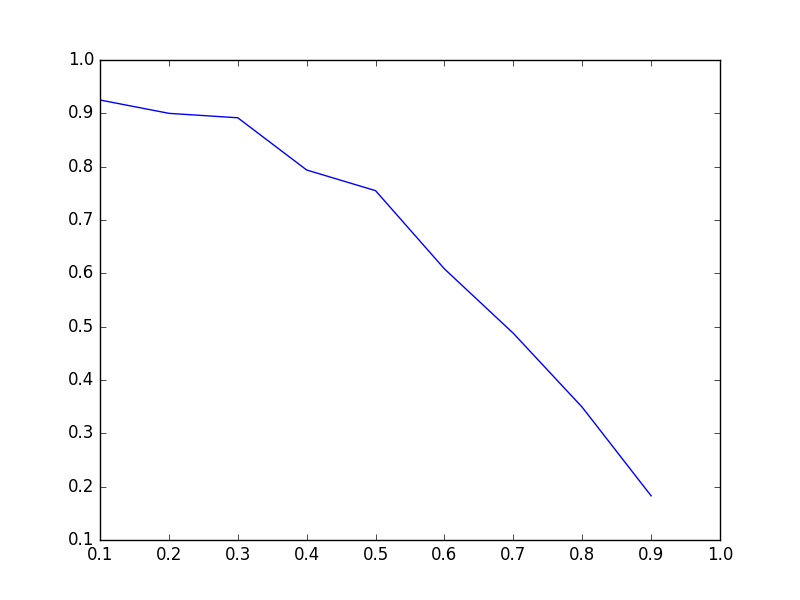

Write Python code to recreate this figure.
from matveev.task_3.dataset import Dataset


import numpy as np
import matplotlib.pyplot as plt
from sklearn.neighbors import KNeighborsClassifier
from sklearn.metrics import accuracy_score


ds = Dataset()
pp = np.arange(0.1, 1, 0.1)
ac = []

for p in pp:

    x_train, y_train, x_test, y_test = ds.split_train_test_set(p)
    num_train, h, w = x_train.shape
    num_test, _, _ = x_test.shape

    x_train_fft = []
    for i in range(num_train):
        x_train_fft.append(np.abs(np.fft.rfft(np.reshape(x_train[i, :, :], newshape=(h*w)))))

    x_train_fft = np.array(x_train_fft)

    x_test_fft = []
    for i in range(num_test):
        x_test_fft.append(np.abs(np.fft.rfft(np.reshape(x_test[i, :, :], newshape=(h*w)))))

    x_test_fft = np.array(x_test_fft)

    neigh = KNeighborsClassifier(n_neighbors=5)
    neigh.fit(x_train_fft, y_train)

    pred_labels = neigh.predict(x_test_fft)

    ac.append(accuracy_score(pred_labels, y_test))

plt.plot(pp, ac)
plt.savefig('fft.png')
